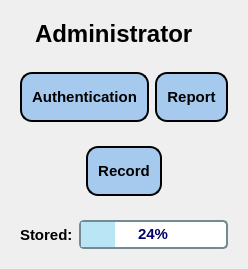
        <widget class="QWidget" name="widget_91" native="true">
         <property name="sizePolicy">
          <sizepolicy hsizetype="Preferred" vsizetype="Preferred">
           <horstretch>0</horstretch>
           <verstretch>0</verstretch>
          </sizepolicy>
         </property>
         <property name="font">
          <font>
           <pointsize>11</pointsize>
          </font>
         </property>
         <property name="styleSheet">
          <string notr="true"/>
         </property>
         <layout class="QGridLayout" name="gridLayout_19">
          <item row="2" column="0" colspan="2">
           <widget class="QWidget" name="widget_92" native="true">
            <layout class="QHBoxLayout" name="horizontalLayout_74">
             <item>
              <widget class="QPushButton" name="button_authentication">
               <property name="sizePolicy">
                <sizepolicy hsizetype="Fixed" vsizetype="Fixed">
                 <horstretch>0</horstretch>
                 <verstretch>0</verstretch>
                </sizepolicy>
               </property>
               <property name="minimumSize">
                <size>
                 <width>0</width>
                 <height>40</height>
                </size>
               </property>
               <property name="maximumSize">
                <size>
                 <width>16777215</width>
                 <height>50</height>
                </size>
               </property>
               <property name="font">
                <font>
                 <pointsize>11</pointsize>
                 <weight>75</weight>
                 <bold>true</bold>
                </font>
               </property>
               <property name="styleSheet">
                <string notr="true">QPushButton {
    background-color: #A6CAEE;
    border: 2px solid black;
    border-radius: 12px;
padding: 10px 10px;
}

QPushButton:hover {
    background-color: qlineargradient(
spread:pad, 
x1:0, y1:0, x2:0, y2:1, 

stop:0 #738B95, 
stop:1 #BAE5F5
    );
}

QPushButton:pressed {
    background-color: qlineargradient(
spread:pad, 
x1:0, y1:0, x2:0, y2:1, 
stop:0  #BAE5F5, 
stop:1 #738B95
);
    padding-top: 6px;   /* tạo cảm giác ấn xuống */
}</string>
               </property>
               <property name="text">
                <string>Authentication</string>
               </property>
               <property name="icon">
                <iconset>
                 <normaloff>all-icons/management.png</normaloff>all-icons/management.png</iconset>
               </property>
               <property name="iconSize">
                <size>
                 <width>32</width>
                 <height>32</height>
                </size>
               </property>
              </widget>
             </item>
             <item>
              <widget class="QPushButton" name="button_report">
               <property name="enabled">
                <bool>true</bool>
               </property>
               <property name="sizePolicy">
                <sizepolicy hsizetype="Fixed" vsizetype="Fixed">
                 <horstretch>0</horstretch>
                 <verstretch>0</verstretch>
                </sizepolicy>
               </property>
               <property name="minimumSize">
                <size>
                 <width>0</width>
                 <height>50</height>
                </size>
               </property>
               <property name="maximumSize">
                <size>
                 <width>16777215</width>
                 <height>50</height>
                </size>
               </property>
               <property name="font">
                <font>
                 <pointsize>11</pointsize>
                 <weight>75</weight>
                 <bold>true</bold>
                </font>
               </property>
               <property name="styleSheet">
                <string notr="true">QPushButton {
    background-color: #A6CAEE;
    border: 2px solid black;
    border-radius: 12px;
padding: 10px 10px;
}

QPushButton:hover {
    background-color: qlineargradient(
spread:pad, 
x1:0, y1:0, x2:0, y2:1, 

stop:0 #738B95, 
stop:1 #BAE5F5
    );
}

QPushButton:pressed {
    background-color: qlineargradient(
spread:pad, 
x1:0, y1:0, x2:0, y2:1, 
stop:0  #BAE5F5, 
stop:1 #738B95
);
    padding-top: 6px;   /* tạo cảm giác ấn xuống */
}</string>
               </property>
               <property name="text">
                <string>Report</string>
               </property>
               <property name="icon">
                <iconset>
                 <normaloff>all-icons/docs.png</normaloff>all-icons/docs.png</iconset>
               </property>
               <property name="iconSize">
                <size>
                 <width>32</width>
                 <height>32</height>
                </size>
               </property>
              </widget>
             </item>
            </layout>
           </widget>
          </item>
          <item row="1" column="0" colspan="2">
           <widget class="QWidget" name="widget_99" native="true">
            <layout class="QHBoxLayout" name="horizontalLayout_81">
             <item>
              <widget class="QLabel" name="label_148">
               <property name="sizePolicy">
                <sizepolicy hsizetype="Fixed" vsizetype="Preferred">
                 <horstretch>0</horstretch>
                 <verstretch>0</verstretch>
                </sizepolicy>
               </property>
               <property name="text">
                <string/>
               </property>
               <property name="pixmap">
                <pixmap>all-icons/memory.png</pixmap>
               </property>
              </widget>
             </item>
             <item>
              <widget class="QLabel" name="label_149">
               <property name="font">
                <font>
                 <pointsize>18</pointsize>
                 <weight>75</weight>
                 <bold>true</bold>
                </font>
               </property>
               <property name="text">
                <string>Administrator</string>
               </property>
              </widget>
             </item>
            </layout>
           </widget>
          </item>
          <item row="4" column="0" colspan="2">
           <widget class="QWidget" name="widget_7" native="true">
            <layout class="QHBoxLayout" name="horizontalLayout_7">
             <item>
              <widget class="QLabel" name="label_28">
               <property name="sizePolicy">
                <sizepolicy hsizetype="Preferred" vsizetype="Preferred">
                 <horstretch>0</horstretch>
                 <verstretch>0</verstretch>
                </sizepolicy>
               </property>
               <property name="font">
                <font>
                 <pointsize>11</pointsize>
                 <weight>75</weight>
                 <bold>true</bold>
                </font>
               </property>
               <property name="text">
                <string>Stored:</string>
               </property>
              </widget>
             </item>
             <item>
              <widget class="QProgressBar" name="progressbar_stored">
               <property name="font">
                <font>
                 <weight>75</weight>
                 <bold>true</bold>
                </font>
               </property>
               <property name="styleSheet">
                <string notr="true">QProgressBar {
    border: 2px solid #738B95;
    border-radius: 5px;
    background: white;
    text-align: center;
	
	color: rgb(0, 0, 104);
    height: 25px;
}

QProgressBar::chunk {
	background:  #BAE5F5;

}
</string>
               </property>
               <property name="value">
                <number>24</number>
               </property>
              </widget>
             </item>
            </layout>
           </widget>
          </item>
          <item row="3" column="0" colspan="2">
           <widget class="QWidget" name="widget_94" native="true">
            <layout class="QHBoxLayout" name="horizontalLayout_75">
             <item>
              <widget class="QPushButton" name="button_record">
               <property name="enabled">
                <bool>true</bool>
               </property>
               <property name="sizePolicy">
                <sizepolicy hsizetype="Fixed" vsizetype="Fixed">
                 <horstretch>0</horstretch>
                 <verstretch>0</verstretch>
                </sizepolicy>
               </property>
               <property name="minimumSize">
                <size>
                 <width>0</width>
                 <height>50</height>
                </size>
               </property>
               <property name="maximumSize">
                <size>
                 <width>16777215</width>
                 <height>50</height>
                </size>
               </property>
               <property name="font">
                <font>
                 <pointsize>11</pointsize>
                 <weight>75</weight>
                 <bold>true</bold>
                </font>
               </property>
               <property name="styleSheet">
                <string notr="true">QPushButton {
    background-color: #A6CAEE;
    border: 2px solid black;
    border-radius: 12px;
padding: 10px 10px;
}

QPushButton:hover {
    background-color: qlineargradient(
spread:pad, 
x1:0, y1:0, x2:0, y2:1, 

stop:0 #738B95, 
stop:1 #BAE5F5
    );
}

QPushButton:pressed {
    background-color: qlineargradient(
spread:pad, 
x1:0, y1:0, x2:0, y2:1, 
stop:0  #BAE5F5, 
stop:1 #738B95
);
    padding-top: 6px;   /* tạo cảm giác ấn xuống */
}</string>
               </property>
               <property name="text">
                <string>Record</string>
               </property>
               <property name="icon">
                <iconset>
                 <normaloff>all-icons/rec.png</normaloff>all-icons/rec.png</iconset>
               </property>
               <property name="iconSize">
                <size>
                 <width>32</width>
                 <height>32</height>
                </size>
               </property>
              </widget>
             </item>
            </layout>
           </widget>
          </item>
         </layout>
        </widget>
